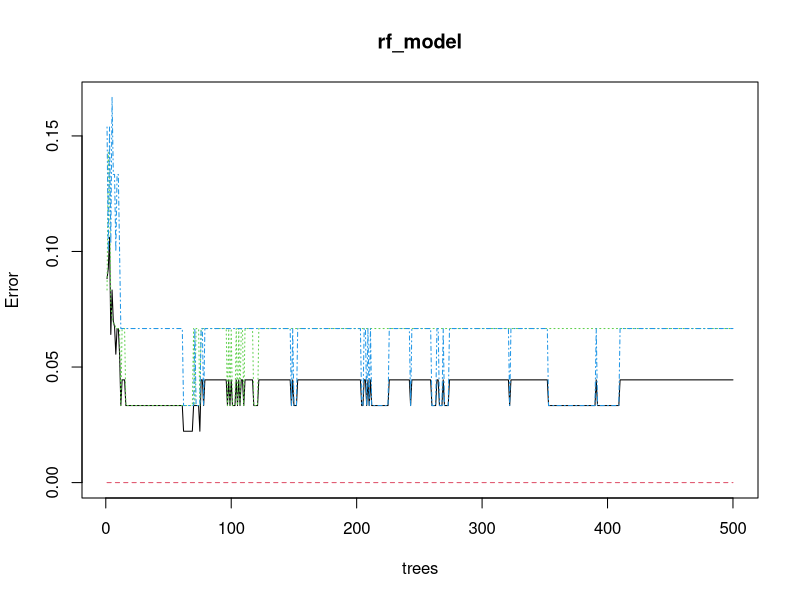
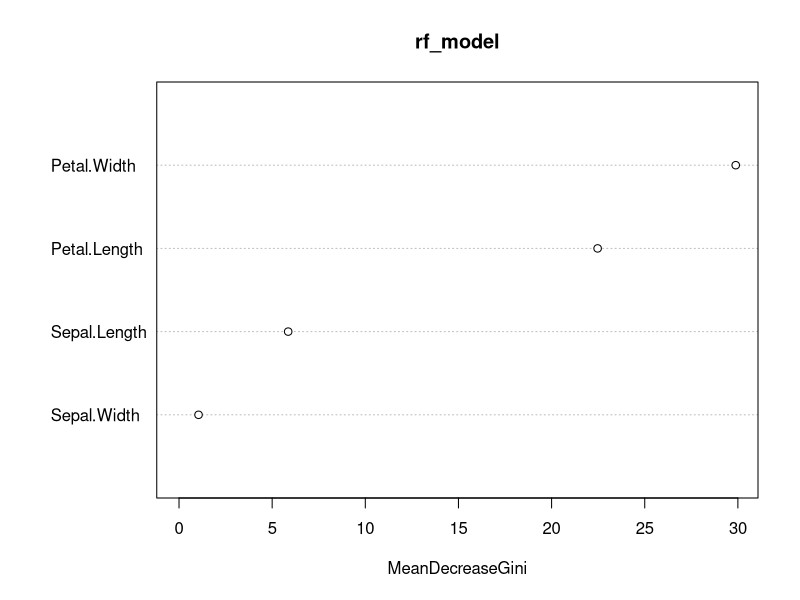

The R script that drew these images, in order:
# Random Forest 
install.packages("caTools")       
install.packages("randomForest")  

library(caTools)
library(randomForest)

data(iris)


# splitting data
split <- sample.split(iris, SplitRatio = 0.7)
train_set <- subset(iris, split == TRUE)
test_set <- subset(iris, split == FALSE)

# create model
set.seed(22)
rf_model <- randomForest(x = train_set[-5], y = train_set$Species, ntree = 500)

# predict on test set
prediction <- predict(rf_model, newdata = test_set[-5])

# confusion matrix 
cm <- table(test_set[,5], prediction)
cm

plot(rf_model)

# importance plot
importance(rf_model)

# variable importance plot
varImpPlot(rf_model)
